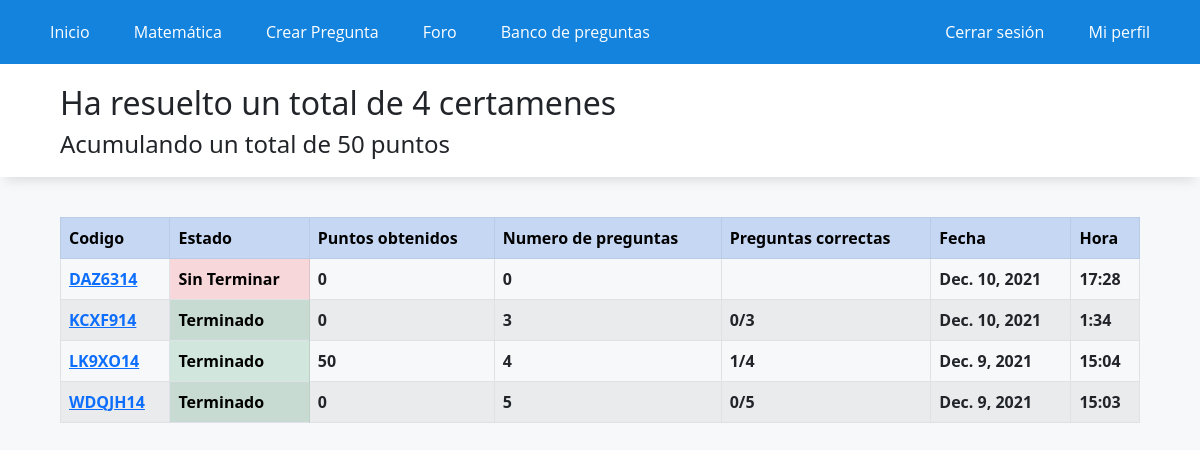
The page /historial/ (signed in) on the database as committed earlier.
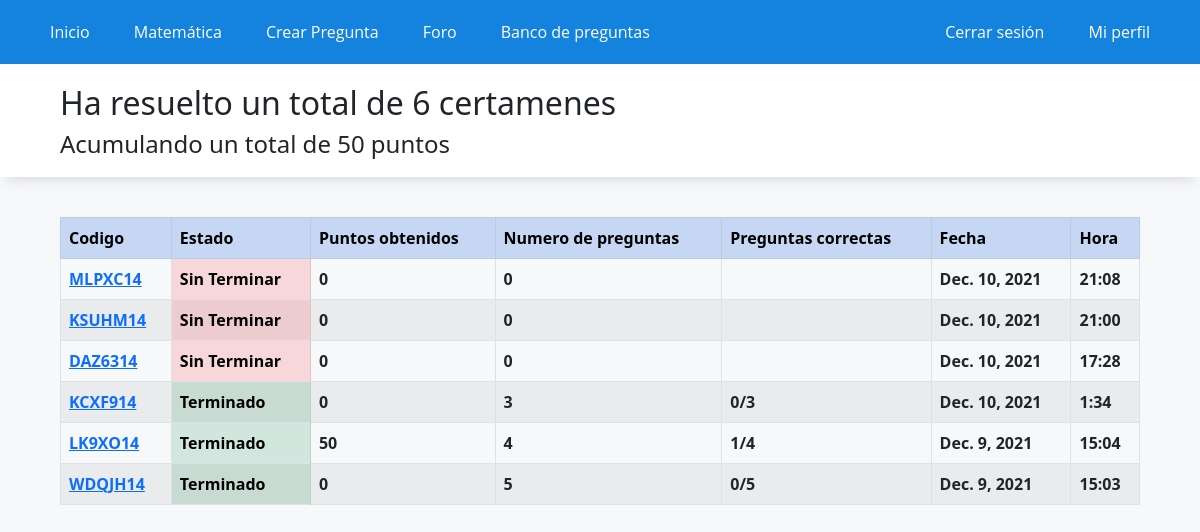
The same page on the database as committed later.
### WebApp/models.py (models this page shows)
class historialCertamen(models.Model):
    id_usuario = models.IntegerField()
    id_preguntas = models.CharField(max_length=300)
    fecha = models.DateField(auto_now_add=True)
    hora = models.TimeField(auto_now_add=True)
    estado = models.BooleanField(default=False)
    id_certamen = models.CharField(max_length=20, default="")
    n_preguntas = models.IntegerField(default=0)
    n_correctas = models.CharField(max_length=20, default="")
    puntos = models.IntegerField(default=0)
    alternativa_marcadas = models.CharField(max_length=100, default="")

### WebApp/views.py (the view)
# urls.py: path('historial/',registro_certamenes, name="historial"),
def registro_certamenes(request):
    certamenes = historialCertamen.objects.filter(id_usuario=request.user.id).order_by('-id')
    data= {
        'puntos': profile.objects.get(name_id=request.user.id).punctuation,
        'certamenes': certamenes,
        'n_certamenes': certamenes.count(),
    }
    return render(request,'app/registro_certamenes.html',data)

### WebApp/templates/app/registro_certamenes.html (shortened to what this page needs)
{% extends 'app/base.html' %}
{% load static %}
{% block contenido %}
<div class="titulo">
    <h2>Ha resuelto un total de {{n_certamenes}} certamenes</h2>
    <h4>Acumulando un total de {{puntos}} puntos</h4>
</div>
<div class="elContenedor">
    <table class="table table-striped table-bordered">
        <tr class="table-primary">
            <th>Codigo</th>
            <th>Estado</th>
            <th>Puntos obtenidos</th>
            <th>Numero de preguntas</th>
            <th>Preguntas correctas</th>
            <th>Fecha</th>
            <th>Hora</th>
        </tr>
        {% for certamen in certamenes %}
        <tr>
            <th><a href="/certamen/?id={{certamen.id_certamen}}">{{certamen.id_certamen}}</a></th>
            {% if certamen.estado %}
            <th class="table-success">Terminado</th>
            {% else %}
            <th class="table-danger">Sin Terminar</th>
            {% endif %}
            <th>{{certamen.puntos}}</th>
            <th>{{certamen.n_preguntas}}</th>
            <th>{{certamen.n_correctas}}</th>
            <th>{{certamen.fecha}}</th>
            {% if certamen.hora.minute < 10  %}
                <th>{{certamen.hora.hour}}:0{{certamen.hora.minute}}</th>
            {% else %}
                <th>{{certamen.hora.hour}}:{{certamen.hora.minute}}</th>
            {% endif %}
        </tr>
        {% endfor %}
    </table>
</div>
{% endblock %}

Rows that differ between the two databases and show on the page:
added historialCertamen: id_certamen "MLPXC14", estado "Sin Terminar", puntos "0", n_preguntas "0", fecha "Dec. 10, 2021", hora.hour "21", hora.minute "8"
added historialCertamen: id_certamen "KSUHM14", estado "Sin Terminar", puntos "0", n_preguntas "0", fecha "Dec. 10, 2021", hora.hour "21", hora.minute "0"
Other text that changed with them:
{{ n_certamenes }}: "4" → "6"
